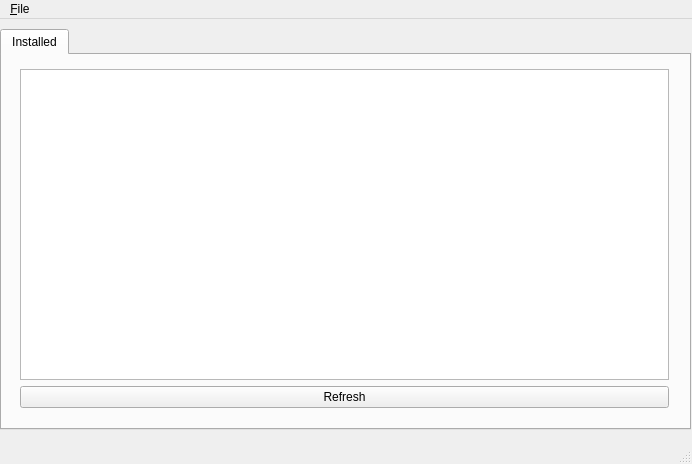
<?xml version="1.0" encoding="UTF-8"?>
<ui version="4.0">
 <class>MainWindow</class>
 <widget class="QMainWindow" name="MainWindow">
  <property name="geometry">
   <rect>
    <x>0</x>
    <y>0</y>
    <width>692</width>
    <height>464</height>
   </rect>
  </property>
  <property name="windowTitle">
   <string>Menu Editor</string>
  </property>
  <widget class="QWidget" name="centralWidget">
   <widget class="QTabWidget" name="tabWidget">
    <property name="geometry">
     <rect>
      <x>0</x>
      <y>10</y>
      <width>691</width>
      <height>401</height>
     </rect>
    </property>
    <property name="currentIndex">
     <number>0</number>
    </property>
    <widget class="QWidget" name="tab">
     <attribute name="title">
      <string>Installed</string>
     </attribute>
     <widget class="QWidget" name="verticalLayoutWidget">
      <property name="geometry">
       <rect>
        <x>7</x>
        <y>3</y>
        <width>671</width>
        <height>361</height>
       </rect>
      </property>
      <layout class="QVBoxLayout" name="verticalLayout">
       <item>
        <widget class="QListView" name="listView"/>
       </item>
       <item>
        <layout class="QGridLayout" name="gridLayout">
         <item row="0" column="0">
          <widget class="QPushButton" name="pushButton">
           <property name="text">
            <string>Refresh</string>
           </property>
          </widget>
         </item>
        </layout>
       </item>
      </layout>
     </widget>
    </widget>
   </widget>
  </widget>
  <widget class="QMenuBar" name="menuBar">
   <property name="geometry">
    <rect>
     <x>0</x>
     <y>0</y>
     <width>692</width>
     <height>24</height>
    </rect>
   </property>
   <widget class="QMenu" name="menu_File">
    <property name="title">
     <string>&amp;File</string>
    </property>
    <addaction name="action_Settings"/>
    <addaction name="action_Exit"/>
   </widget>
   <addaction name="menu_File"/>
  </widget>
  <widget class="QStatusBar" name="statusBar"/>
  <action name="action_Settings">
   <property name="text">
    <string>&amp;Settings</string>
   </property>
  </action>
  <action name="action_Exit">
   <property name="text">
    <string>&amp;Exit</string>
   </property>
  </action>
 </widget>
 <layoutdefault spacing="6" margin="11"/>
 <resources/>
 <connections/>
</ui>
